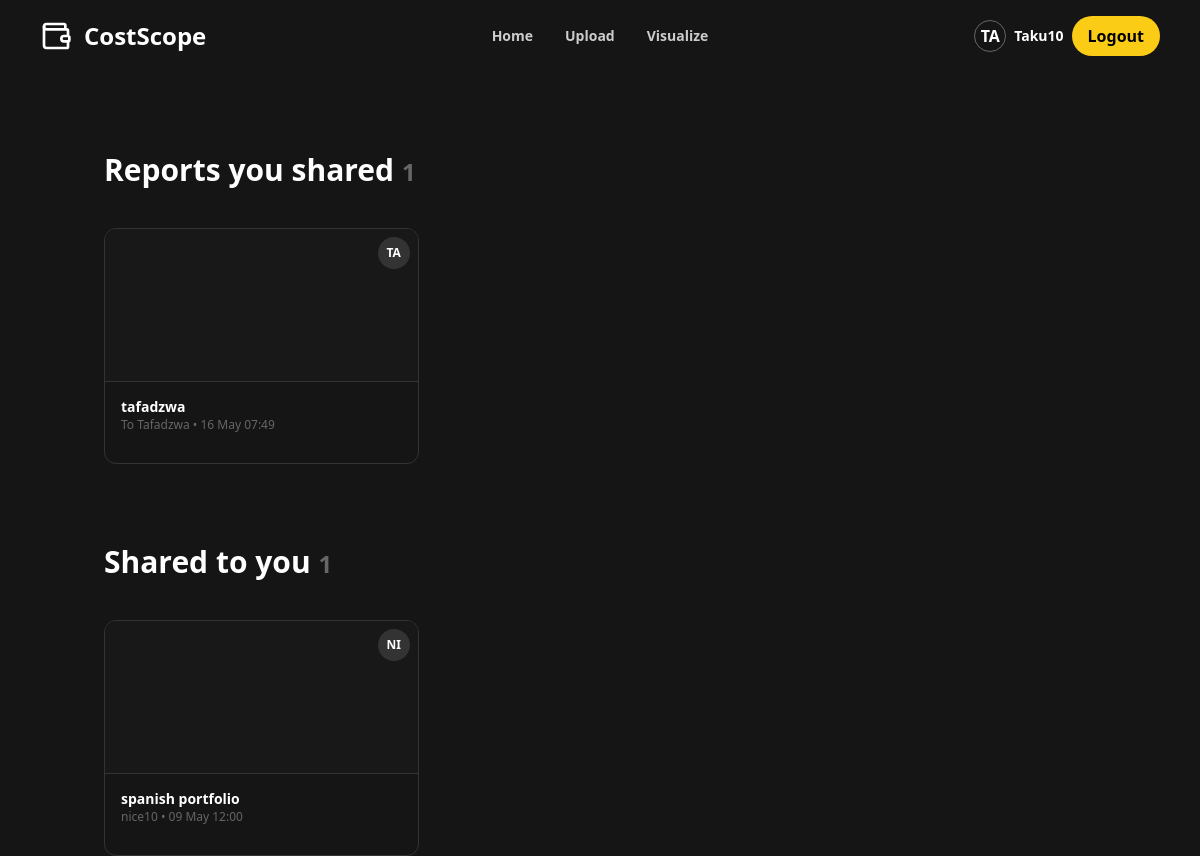
The page /shared-with-me (signed in) on the database its author committed.
### app/models.py (models this page shows)
class User(db.Model, UserMixin):
    id = db.Column(db.Integer, primary_key=True)
    username = db.Column(db.String(80), unique=True, nullable=False)
    password_hash = db.Column(db.String(128), nullable=False)
    expenses = db.relationship('Expense', backref='user', lazy=True)

class SharedReport(db.Model):
    id = db.Column(db.Integer, primary_key=True)
    owner_id = db.Column(db.Integer, db.ForeignKey('user.id'), nullable=False)
    recipient_username = db.Column(db.String(100), nullable=False)
    report_title = db.Column(db.String(100), nullable=False)
    permission = db.Column(db.String(20), default='view')  # Can be 'view' or 'comment'
    timestamp = db.Column(db.DateTime, default=datetime.utcnow)
    owner = db.relationship('User', backref='shared_reports')

### app/routes.py (the view)
@main.route('/shared-with-me')
@login_required
def shared_with_me():
    received_reports = (
        SharedReport.query
        .filter_by(recipient_username=current_user.username)
        .order_by(SharedReport.timestamp.desc())
        .all()
    )
    sent_reports = (
        SharedReport.query
        .filter_by(owner_id=current_user.id)
        .order_by(SharedReport.timestamp.desc())
        .all()
    )
    return render_template(
        'shared_with_me.html',
        shared_reports=received_reports,
        sent_reports=sent_reports
    )

### app/__init__.py (called while the page is built)
def create_app(testing=False):
    app = Flask(__name__)
    app.config['SECRET_KEY'] = 'dev'
    if testing:
        app.config['TESTING'] = True
        app.config['SQLALCHEMY_DATABASE_URI'] = 'sqlite:///:memory:'
        app.config['WTF_CSRF_ENABLED'] = False  # Disable CSRF for form testing
    else:
        app.config['SQLALCHEMY_DATABASE_URI'] = 'sqlite:///studysync.db'
        app.config['WTF_CSRF_ENABLED'] = True
    db.init_app(app)
    migrate.init_app(app, db)
    login_manager.init_app(app)
    @login_manager.user_loader
    def load_user(user_id):
        return User.query.get(int(user_id))
    from .routes import main as main_blueprint
    app.register_blueprint(main_blueprint)
    return app

### app/templates/shared_with_me.html (shortened to what this page needs)
<!DOCTYPE html>
<html lang="en">
<head>
  <script src="https://cdn.tailwindcss.com"></script>
</head>
<body class="bg-[#151515] text-white min-h-screen">
  <header class="relative w-full px-10 py-4 flex justify-between items-center bg-[#151515] ">
    <div class="flex items-center gap-3">
      <i data-lucide="wallet" class="w-8 h-8 text-white"></i>
      <strong class="text-2xl font-bold text-white">CostScope</strong>
    </div>
    <nav class="absolute left-1/2 transform -translate-x-1/2 flex gap-8 text-sm font-semibold">
      <a href="{{ url_for('main.home') }}"
         class="{% if request.endpoint == 'main.home' %}text-white underline underline-offset-4{% else %}text-[#cccccc] hover:text-white transition{% endif %}">
        Home
      </a>
      <a href="{{ url_for('main.upload') }}"
         class="{% if request.endpoint == 'main.upload' %}text-white underline underline-offset-4{% else %}text-[#cccccc] hover:text-white transition{% endif %}">
        Upload
      </a>
      <a href="{{ url_for('main.visualise') }}"
         class="{% if request.endpoint == 'main.visualise' %}text-white underline underline-offset-4{% else %}text-[#cccccc] hover:text-white transition{% endif %}">
        Visualize
      </a>
    </nav>
    <div class="flex items-center gap-4">
      {% if current_user.is_authenticated %}
        <div class="flex items-center gap-2">
          <div class="w-8 h-8 rounded-full border border-[#666666] flex items-center justify-center font-bold text-white">
            {{ current_user.username[:2]|upper }}
          </div>
          <span class="text-sm font-semibold text-white">{{ current_user.username }}</span>
          <a href="{{ url_for('main.logout') }}"
             class="bg-yellow-400 hover:bg-yellow-500 text-black font-semibold px-4 py-2 rounded-full transition">
            Logout
          </a>
        </div>
      {% else %}
        <a href="{{ url_for('main.login') }}" class="text-sm text-white hover:underline">Login</a>
        <a href="{{ url_for('main.register') }}"
           class="bg-yellow-400 hover:bg-yellow-500 text-black font-semibold px-4 py-2 rounded-full transition">
          Sign Up
        </a>
      {% endif %}
    </div>
  </header>
  <div class="flex justify-center">
    <div class="max-w-5xl w-full px-4 space-y-16">
      <div class="mt-20">
        <h2 class="text-3xl font-semibold mb-10">
          Reports you shared
          <span class="text-[#666666] text-2xl">{{ sent_reports|length }}</span>
        </h2>
        <div class="grid grid-cols-3 gap-6">
          {% for report in sent_reports %}
          <a href="{{ url_for('main.view_shared_report', report_id=report.id) }}"
             class="relative border border-[#333333] rounded-xl aspect-[4/3] flex flex-col justify-end hover:border-[#444] cursor-pointer overflow-hidden group">
            <div class="absolute top-0 left-0 w-full h-[65%] bg-[#181818]"></div>
            <span class="absolute top-2 right-2 w-8 h-8 rounded-full bg-[#333333]
             flex items-center justify-center text-xs font-semibold group-hover:bg-[#444]">
              {{ report.recipient_username[:2]|upper }}
            </span>
            <div class="absolute top-[65%] left-0 w-full h-px bg-[#333333]"></div>
            <div class="absolute top-[65%] left-0 w-full p-4">
              <div class="text-sm font-semibold truncate">{{ report.report_title|lower }}</div>
              <div class="text-xs text-[#666666]">
                To {{ report.recipient_username }} •
                {{ report.timestamp.strftime('%d %b %H:%M') }}
              </div>
            </div>
          </a>
          {% endfor %}
          {% if sent_reports|length % 3 != 0 %}
            {% for _ in range(3 - (sent_reports|length) % 3) %}
              <div class="border border-transparent aspect-[4/3]"></div>
            {% endfor %}
          {% endif %}
        </div>
      </div>
    </div>
  </div>
  <div class=" flex justify-center">
    <div class="max-w-5xl w-full px-4 space-y-16">
      <div class="mt-20">
        <h2 class="text-3xl font-semibold mb-10">
          Shared to you
          <span class="text-[#666666] text-2xl">{{ shared_reports|length }}</span>
        </h2>
        <div class="grid grid-cols-3 gap-6">
          {% for report in shared_reports %}
          <a href="{{ url_for('main.view_shared_report', report_id=report.id) }}"
             class="relative border border-[#333333] rounded-xl aspect-[4/3] flex flex-col justify-end hover:border-[#444] cursor-pointer overflow-hidden group">
            <div class="absolute top-0 left-0 w-full h-[65%] bg-[#181818]"></div>
            <span class="absolute top-2 right-2 w-8 h-8 rounded-full bg-[#333333]
             flex items-center justify-center text-xs font-semibold group-hover:bg-[#444]">
              {{ report.owner.username[:2]|upper }}
            </span>
            <div class="absolute top-[65%] left-0 w-full h-px bg-[#333333]"></div>
            <div class="absolute top-[65%] left-0 w-full p-4">
              <div class="text-sm font-semibold truncate">{{ report.report_title|lower }}</div>
              <div class="text-xs text-[#666666]">
                {{ report.owner.username }} •
                {{ report.timestamp.strftime('%d %b %H:%M') }}
              </div>
            </div>
          </a>
          {% endfor %}
          {% if shared_reports|length % 3 != 0 %}
            {% for _ in range(3 - (shared_reports|length) % 3) %}
              <div class="border border-transparent aspect-[4/3]"></div>
            {% endfor %}
          {% endif %}
        </div>
      </div>
    </div>
  </div>
</body>
</html>

### rows shown on the page
User: username "TA", username "Taku10"
SharedReport: recipient_username "TA", report_title "tafadzwa", recipient_username "Tafadzwa", timestamp "16 May 07:49"
SharedReport: owner "NI", report_title "spanish portfolio", owner.username "nice10", timestamp "09 May 12:00"

### other values the page prints
{{ sent_reports|length }} "1"
{{ shared_reports|length }} "1"
